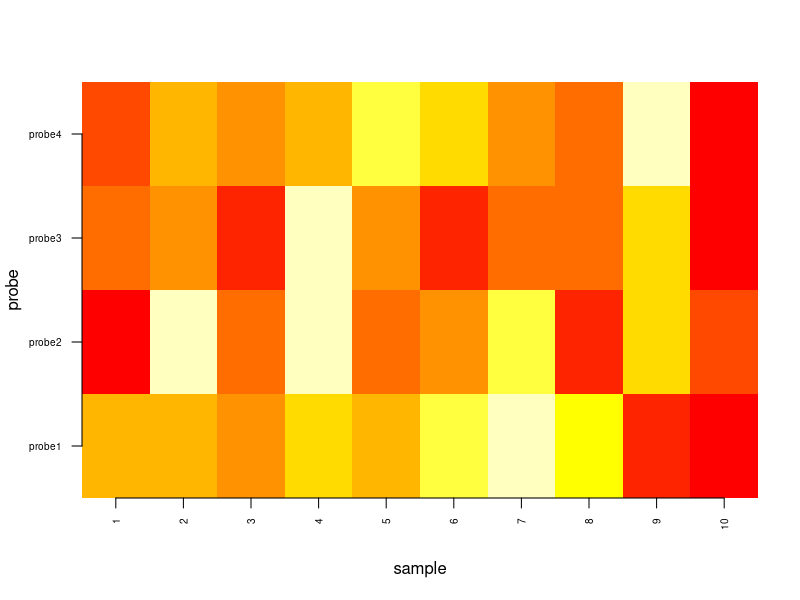

This figure's R source:
# This is a simple R script. The hash indicates that a line should be ignored
# by the R interpreter.


# Let's start by defining a function:
rescale <- function(vec){
    floor = min(vec)
    extent = max(vec) - floor
    return( as.vector( scale(vec, center=floor, scale=extent) ) )
}

# note this is built using the scale() base function - take a look (using ?scale)

# Fetching the data:
array <- read.csv('heatmaps_in_r.csv', header = TRUE, comment.char="#", row.names = 1) 

# Let's make our new array:
array_norm_byprobe <- apply(array, 2, rescale)

# And then we can make our image:
pdf("nanoarray_byprobe.pdf", 12, 6)
par(cex.axis=0.6, las=2)
image(x=1:10, y=1:4, z=data.matrix(array_norm_byprobe), col=rev(heat.colors(10)), xlab='', ylab='', axes=F)
axis(1, at=1:10, labels=rownames(array_norm_byprobe))
axis(2, at=1:4, labels=colnames(array_norm_byprobe))
title(xlab="sample", ylab="probe", cex.main=2)
dev.off()
